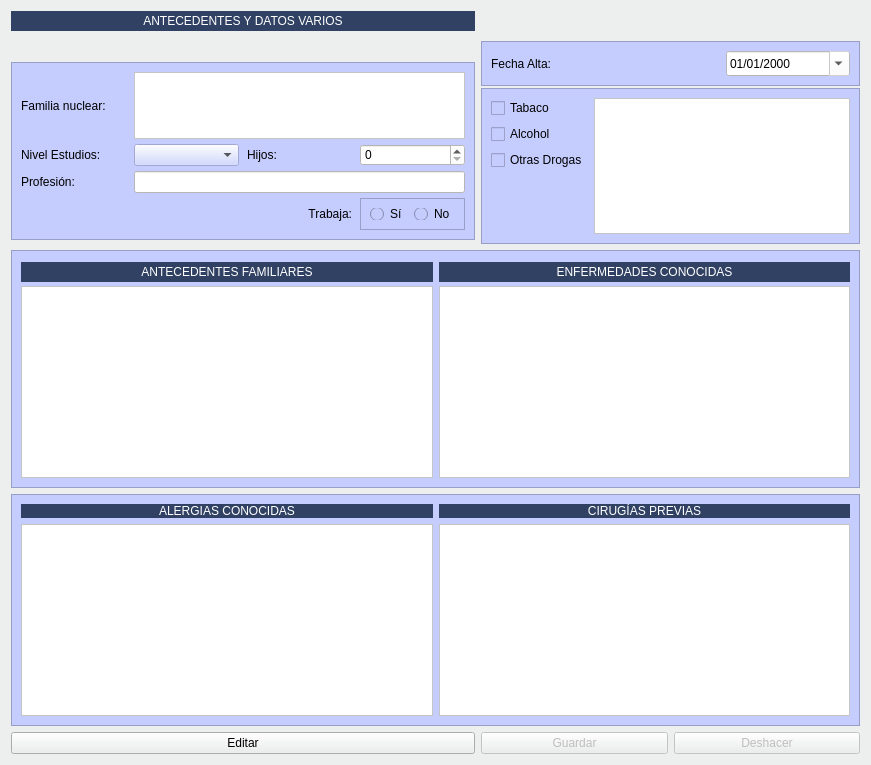
        <widget class="QWidget" name="tab_7">
         <property name="styleSheet">
          <string notr="true">background-color: #ecefed;</string>
         </property>
         <attribute name="title">
          <string>Antecedentes</string>
         </attribute>
         <layout class="QGridLayout" name="gridLayout_2">
          <item row="0" column="0">
           <widget class="QLabel" name="label_34">
            <property name="minimumSize">
             <size>
              <width>0</width>
              <height>20</height>
             </size>
            </property>
            <property name="styleSheet">
             <string notr="true">background: #304163;
color: rgb(255,255,255);</string>
            </property>
            <property name="text">
             <string>ANTECEDENTES Y DATOS VARIOS</string>
            </property>
            <property name="alignment">
             <set>Qt::AlignCenter</set>
            </property>
           </widget>
          </item>
          <item row="1" column="0" rowspan="2">
           <widget class="QFrame" name="frame_10">
            <property name="minimumSize">
             <size>
              <width>464</width>
              <height>178</height>
             </size>
            </property>
            <property name="maximumSize">
             <size>
              <width>16777215</width>
              <height>156</height>
             </size>
            </property>
            <property name="styleSheet">
             <string notr="true">background-color: rgb(197, 205, 255);</string>
            </property>
            <property name="frameShape">
             <enum>QFrame::StyledPanel</enum>
            </property>
            <property name="frameShadow">
             <enum>QFrame::Raised</enum>
            </property>
            <layout class="QGridLayout" name="gridLayout_21">
             <property name="horizontalSpacing">
              <number>8</number>
             </property>
             <property name="verticalSpacing">
              <number>5</number>
             </property>
             <item row="0" column="0">
              <widget class="QLabel" name="label_30">
               <property name="minimumSize">
                <size>
                 <width>100</width>
                 <height>0</height>
                </size>
               </property>
               <property name="text">
                <string>Familia nuclear:</string>
               </property>
              </widget>
             </item>
             <item row="0" column="1" colspan="3">
              <widget class="QPlainTextEdit" name="txtFamiliaNuclear">
               <property name="enabled">
                <bool>false</bool>
               </property>
               <property name="minimumSize">
                <size>
                 <width>0</width>
                 <height>49</height>
                </size>
               </property>
               <property name="styleSheet">
                <string notr="true">color: rgb(0, 0, 0);
background-color: rgb(255, 255, 255);</string>
               </property>
               <property name="locale">
                <locale language="Spanish" country="Spain"/>
               </property>
              </widget>
             </item>
             <item row="1" column="0">
              <widget class="QLabel" name="label_32">
               <property name="text">
                <string>Nivel Estudios:</string>
               </property>
              </widget>
             </item>
             <item row="1" column="1">
              <widget class="QComboBox" name="cboNivelEstudios">
               <property name="enabled">
                <bool>false</bool>
               </property>
               <property name="styleSheet">
                <string notr="true">color: rgb(0, 0, 0);</string>
               </property>
              </widget>
             </item>
             <item row="1" column="2">
              <widget class="QLabel" name="label_31">
               <property name="text">
                <string>Hijos:</string>
               </property>
              </widget>
             </item>
             <item row="1" column="3">
              <widget class="QSpinBox" name="txtHijos">
               <property name="enabled">
                <bool>false</bool>
               </property>
               <property name="styleSheet">
                <string notr="true">color: rgb(0, 0, 0);
background-color: rgb(255, 255, 255);</string>
               </property>
              </widget>
             </item>
             <item row="2" column="0">
              <widget class="QLabel" name="label_33">
               <property name="text">
                <string>Profesión:</string>
               </property>
              </widget>
             </item>
             <item row="3" column="3">
              <widget class="QFrame" name="frame_11">
               <property name="minimumSize">
                <size>
                 <width>0</width>
                 <height>32</height>
                </size>
               </property>
               <property name="styleSheet">
                <string notr="true"/>
               </property>
               <property name="frameShape">
                <enum>QFrame::StyledPanel</enum>
               </property>
               <property name="frameShadow">
                <enum>QFrame::Raised</enum>
               </property>
               <layout class="QHBoxLayout" name="horizontalLayout_7">
                <item>
                 <widget class="QRadioButton" name="radTrabaja">
                  <property name="enabled">
                   <bool>false</bool>
                  </property>
                  <property name="styleSheet">
                   <string notr="true">
color: rgb(0, 0, 0);</string>
                  </property>
                  <property name="text">
                   <string>Sí</string>
                  </property>
                 </widget>
                </item>
                <item>
                 <widget class="QRadioButton" name="radNoTrabaja">
                  <property name="enabled">
                   <bool>false</bool>
                  </property>
                  <property name="styleSheet">
                   <string notr="true">color: rgb(0, 0, 0);</string>
                  </property>
                  <property name="text">
                   <string>No</string>
                  </property>
                 </widget>
                </item>
               </layout>
              </widget>
             </item>
             <item row="2" column="1" colspan="3">
              <widget class="QLineEdit" name="txtProfesion">
               <property name="enabled">
                <bool>false</bool>
               </property>
               <property name="styleSheet">
                <string notr="true">color: rgb(0, 0, 0);
background-color: rgb(255, 255, 255);</string>
               </property>
              </widget>
             </item>
             <item row="3" column="2">
              <widget class="QLabel" name="label_35">
               <property name="text">
                <string>Trabaja:</string>
               </property>
               <property name="alignment">
                <set>Qt::AlignRight|Qt::AlignTrailing|Qt::AlignVCenter</set>
               </property>
              </widget>
             </item>
            </layout>
           </widget>
          </item>
          <item row="1" column="1" colspan="2">
           <widget class="QFrame" name="frame_16">
            <property name="minimumSize">
             <size>
              <width>0</width>
              <height>45</height>
             </size>
            </property>
            <property name="maximumSize">
             <size>
              <width>16777215</width>
              <height>36</height>
             </size>
            </property>
            <property name="styleSheet">
             <string notr="true">background-color: rgb(197, 205, 255);
</string>
            </property>
            <property name="frameShape">
             <enum>QFrame::StyledPanel</enum>
            </property>
            <property name="frameShadow">
             <enum>QFrame::Raised</enum>
            </property>
            <layout class="QGridLayout" name="gridLayout_23">
             <item row="0" column="0">
              <widget class="QLabel" name="label_37">
               <property name="text">
                <string>Fecha Alta:</string>
               </property>
              </widget>
             </item>
             <item row="0" column="1">
              <widget class="QDateEdit" name="txtFechaAlta">
               <property name="enabled">
                <bool>false</bool>
               </property>
               <property name="minimumSize">
                <size>
                 <width>124</width>
                 <height>25</height>
                </size>
               </property>
               <property name="maximumSize">
                <size>
                 <width>100</width>
                 <height>16777215</height>
                </size>
               </property>
               <property name="styleSheet">
                <string notr="true">color: rgb(0, 0, 0);
background-color: rgb(255, 255, 255);</string>
               </property>
               <property name="displayFormat">
                <string>dd/MM/yyyy</string>
               </property>
               <property name="calendarPopup">
                <bool>true</bool>
               </property>
              </widget>
             </item>
            </layout>
           </widget>
          </item>
          <item row="2" column="1" colspan="2">
           <widget class="QFrame" name="frame_9">
            <property name="minimumSize">
             <size>
              <width>0</width>
              <height>142</height>
             </size>
            </property>
            <property name="maximumSize">
             <size>
              <width>16777215</width>
              <height>156</height>
             </size>
            </property>
            <property name="styleSheet">
             <string notr="true">background-color: rgb(197, 205, 255);</string>
            </property>
            <property name="frameShape">
             <enum>QFrame::StyledPanel</enum>
            </property>
            <property name="frameShadow">
             <enum>QFrame::Raised</enum>
            </property>
            <layout class="QGridLayout" name="gridLayout_20">
             <item row="0" column="0">
              <widget class="QCheckBox" name="chkTabaco">
               <property name="enabled">
                <bool>false</bool>
               </property>
               <property name="styleSheet">
                <string notr="true">
color: rgb(0, 0, 0);</string>
               </property>
               <property name="text">
                <string>Tabaco</string>
               </property>
              </widget>
             </item>
             <item row="0" column="1" rowspan="4">
              <widget class="QPlainTextEdit" name="txtOtrasDrogas">
               <property name="enabled">
                <bool>false</bool>
               </property>
               <property name="styleSheet">
                <string notr="true">color: rgb(0, 0, 0);
background-color: rgb(255, 255, 255);</string>
               </property>
              </widget>
             </item>
             <item row="1" column="0">
              <widget class="QCheckBox" name="chkAlcohol">
               <property name="enabled">
                <bool>false</bool>
               </property>
               <property name="styleSheet">
                <string notr="true">
color: rgb(0, 0, 0);</string>
               </property>
               <property name="text">
                <string>Alcohol</string>
               </property>
              </widget>
             </item>
             <item row="2" column="0">
              <widget class="QCheckBox" name="chkOtrasDrogas">
               <property name="enabled">
                <bool>false</bool>
               </property>
               <property name="styleSheet">
                <string notr="true">
color: rgb(0, 0, 0);</string>
               </property>
               <property name="text">
                <string>Otras Drogas</string>
               </property>
              </widget>
             </item>
            </layout>
           </widget>
          </item>
          <item row="3" column="0" colspan="3">
           <widget class="QFrame" name="frame_15">
            <property name="minimumSize">
             <size>
              <width>0</width>
              <height>120</height>
             </size>
            </property>
            <property name="styleSheet">
             <string notr="true">background-color: rgb(197, 205, 255);</string>
            </property>
            <property name="frameShape">
             <enum>QFrame::StyledPanel</enum>
            </property>
            <property name="frameShadow">
             <enum>QFrame::Raised</enum>
            </property>
            <layout class="QGridLayout" name="gridLayout_10">
             <item row="0" column="0">
              <widget class="QLabel" name="label_43">
               <property name="minimumSize">
                <size>
                 <width>0</width>
                 <height>20</height>
                </size>
               </property>
               <property name="maximumSize">
                <size>
                 <width>16777215</width>
                 <height>15</height>
                </size>
               </property>
               <property name="styleSheet">
                <string notr="true">background: #304163;
color: rgb(255,255,255);</string>
               </property>
               <property name="text">
                <string>ANTECEDENTES FAMILIARES</string>
               </property>
               <property name="alignment">
                <set>Qt::AlignCenter</set>
               </property>
              </widget>
             </item>
             <item row="0" column="1">
              <widget class="QLabel" name="label_44">
               <property name="minimumSize">
                <size>
                 <width>0</width>
                 <height>20</height>
                </size>
               </property>
               <property name="maximumSize">
                <size>
                 <width>16777215</width>
                 <height>15</height>
                </size>
               </property>
               <property name="styleSheet">
                <string notr="true">background: #304163;
color: rgb(255,255,255);</string>
               </property>
               <property name="text">
                <string>ENFERMEDADES CONOCIDAS</string>
               </property>
               <property name="alignment">
                <set>Qt::AlignCenter</set>
               </property>
              </widget>
             </item>
             <item row="1" column="0">
              <widget class="QTextEdit" name="txtAntecedentesFamiliares">
               <property name="enabled">
                <bool>false</bool>
               </property>
               <property name="minimumSize">
                <size>
                 <width>0</width>
                 <height>39</height>
                </size>
               </property>
               <property name="styleSheet">
                <string notr="true">color: rgb(0, 0, 0);
background-color: rgb(255, 255, 255);</string>
               </property>
              </widget>
             </item>
             <item row="1" column="1">
              <widget class="QTextEdit" name="txtEnfermedadesConocidas">
               <property name="enabled">
                <bool>false</bool>
               </property>
               <property name="minimumSize">
                <size>
                 <width>0</width>
                 <height>40</height>
                </size>
               </property>
               <property name="styleSheet">
                <string notr="true">color: rgb(0, 0, 0);
background-color: rgb(255, 255, 255);</string>
               </property>
              </widget>
             </item>
            </layout>
           </widget>
          </item>
          <item row="4" column="0" colspan="3">
           <widget class="QFrame" name="frame_14">
            <property name="styleSheet">
             <string notr="true">background-color: rgb(197, 205, 255);</string>
            </property>
            <property name="frameShape">
             <enum>QFrame::StyledPanel</enum>
            </property>
            <property name="frameShadow">
             <enum>QFrame::Raised</enum>
            </property>
            <layout class="QGridLayout" name="gridLayout_22">
             <item row="0" column="0">
              <widget class="QLabel" name="label_41">
               <property name="styleSheet">
                <string notr="true">background: #304163;
color: rgb(255,255,255);</string>
               </property>
               <property name="text">
                <string>ALERGIAS CONOCIDAS</string>
               </property>
               <property name="alignment">
                <set>Qt::AlignCenter</set>
               </property>
              </widget>
             </item>
             <item row="0" column="1">
              <widget class="QLabel" name="label_42">
               <property name="maximumSize">
                <size>
                 <width>16777215</width>
                 <height>20</height>
                </size>
               </property>
               <property name="styleSheet">
                <string notr="true">background: #304163;
color: rgb(255,255,255);</string>
               </property>
               <property name="text">
                <string>CIRUGÍAS PREVIAS</string>
               </property>
               <property name="alignment">
                <set>Qt::AlignCenter</set>
               </property>
              </widget>
             </item>
             <item row="1" column="0">
              <widget class="QTextEdit" name="txtAlergiasConocidas">
               <property name="enabled">
                <bool>false</bool>
               </property>
               <property name="maximumSize">
                <size>
                 <width>16777215</width>
                 <height>16777215</height>
                </size>
               </property>
               <property name="styleSheet">
                <string notr="true">background-color: rgb(255, 255, 255);
color: rgb(0, 0, 0);</string>
               </property>
              </widget>
             </item>
             <item row="1" column="1">
              <widget class="QTextEdit" name="txtCirugiasPrevias">
               <property name="enabled">
                <bool>false</bool>
               </property>
               <property name="maximumSize">
                <size>
                 <width>16777215</width>
                 <height>16777215</height>
                </size>
               </property>
               <property name="styleSheet">
                <string notr="true">background-color: rgb(255, 255, 255);
color: rgb(0, 0, 0);</string>
               </property>
              </widget>
             </item>
            </layout>
           </widget>
          </item>
          <item row="5" column="0">
           <widget class="QPushButton" name="btnEditarPaciente">
            <property name="text">
             <string>Editar</string>
            </property>
            <property name="icon">
             <iconset resource="../maya.qrc">
              <normaloff>:/Icons/PNG/edit.png</normaloff>:/Icons/PNG/edit.png</iconset>
            </property>
            <property name="iconSize">
             <size>
              <width>24</width>
              <height>24</height>
             </size>
            </property>
           </widget>
          </item>
          <item row="5" column="1">
           <widget class="QPushButton" name="btnGuardarPaciente">
            <property name="enabled">
             <bool>false</bool>
            </property>
            <property name="text">
             <string>Guardar</string>
            </property>
            <property name="icon">
             <iconset resource="../maya.qrc">
              <normaloff>:/Icons/PNG/Save.png</normaloff>:/Icons/PNG/Save.png</iconset>
            </property>
            <property name="iconSize">
             <size>
              <width>24</width>
              <height>24</height>
             </size>
            </property>
           </widget>
          </item>
          <item row="5" column="2">
           <widget class="QPushButton" name="BtnDeshacerPaciente">
            <property name="enabled">
             <bool>false</bool>
            </property>
            <property name="text">
             <string>Deshacer</string>
            </property>
            <property name="icon">
             <iconset resource="../maya.qrc">
              <normaloff>:/Icons/PNG/undo.png</normaloff>:/Icons/PNG/undo.png</iconset>
            </property>
            <property name="iconSize">
             <size>
              <width>24</width>
              <height>24</height>
             </size>
            </property>
           </widget>
          </item>
         </layout>
        </widget>
